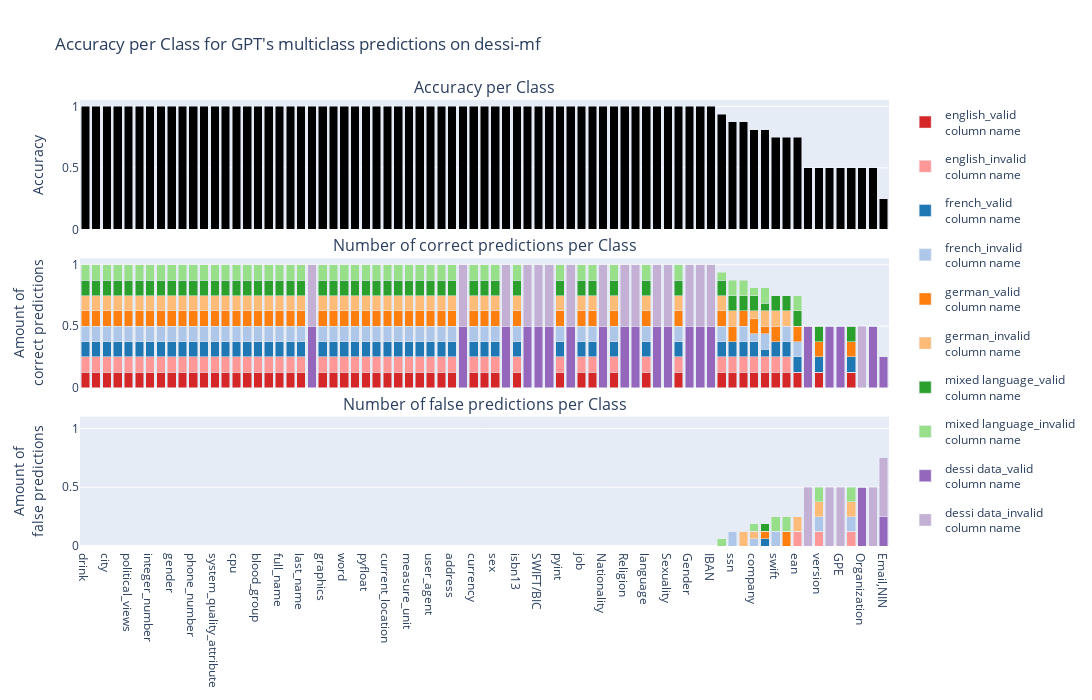
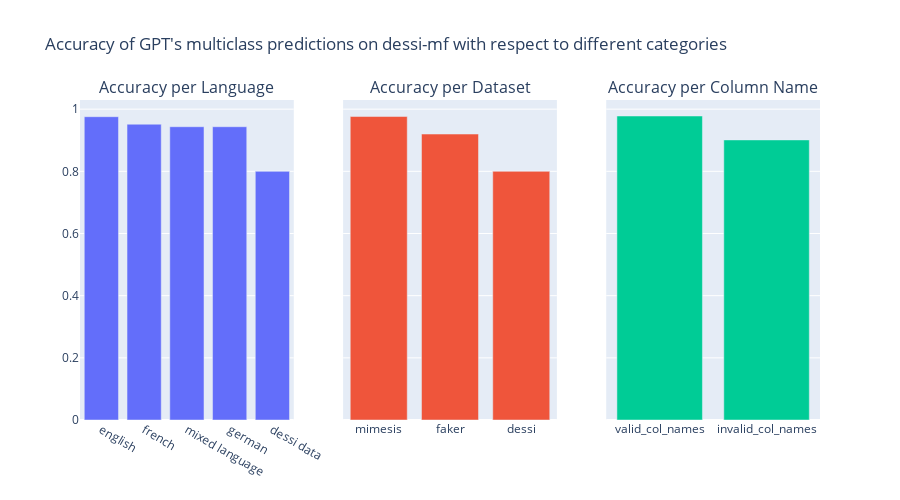

Notebook cell for these charts, in order:
### Markdown cell above
# Dessi-mf

### Code cell
print(f"Overall accuracy of GPT multiclass predictions on dessi-mf: {accuracy_score(results_own_dataset_multiclass['True Label'], results_own_dataset_multiclass['Prediction']):.3f}")
create_analysis_plot(results_own_dataset_multiclass, "multiclass predictions on dessi-mf")

### Figure 1 — Plotly figure (JSON) as saved in the notebook; plotly's stock layout.template omitted (floating-point values rounded to 4 significant figures)
{"data": [{"marker": {"color": "black"}, "showlegend": false, "type": "bar", "x": ["drink", "date", "city", "credit_card_provider", "political_views", "resolution", "integer_number", "dish", "gender", "iban", "phone_number", "phone_model", "system_quality_attribute", "worldview", "cpu", "answer", "blood_group", "occupation", "full_name", "blood_type", "last_name", "NIN", "graphics", "manufacturer", "word", "duration", "pyfloat", "nationality", "current_location", "programming_language", "measure_unit", "email", "user_agent", "academic_degree", "address", "Passport", "currency", "url", "sex", "CCN", "isbn13", "Phone_number", "SWIFT/BIC", "Date", "pyint", "Email", "job", "first_name", "Nationality", "title", "Religion", "Email,Phone_number", "language", "Race", "Sexuality", "isbn", "Gender", "Geolocation", "IBAN", "credit_card_number", "ssn", "float_number", "company", "color", "swift", "name", "ean", "Date,NIN", "version", "ID_Card", "GPE", "passport_number", "Organization", "NIN,Phone_number", "Email,NIN"], "y": [1, 1, 1, 1, 1, 1, 1, 1, 1, 1, 1, 1, 1, 1, 1, 1, 1, 1, 1, 1, 1, 1, 1, 1, 1, 1, 1, 1, 1, 1, 1, 1, 1, 1, 1, 1, 1, 1, 1, 1, 1, 1, 1, 1, 1, 1, 1, 1, 1, 1, 1, 1, 1, 1, 1, 1, 1, 1, 1, 0.9375, 0.875, 0.875, 0.8125, 0.8125, 0.75, 0.75, 0.75, 0.5, 0.5, 0.5, 0.5, 0.5, 0.5, 0.5, 0.25]}, {"legendgroup": "0", "marker": {"color": "#d62728"}, "name": "english_valid<br>column name", "showlegend": true, "type": "bar", "x": ["city", "resolution", "gender", "phone_number", "cpu", "political_views", "last_name", "duration", "pyfloat", "nationality", "programming_language", "user_agent", "academic_degree", "manufacturer", "company", "swift", "graphics", "dish", "isbn13", "phone_model", "sex", "email", "ssn", "system_quality_attribute", "title", "address", "integer_number", "measure_unit", "color", "full_name", "credit_card_number", "date", "float_number", "pyint", "current_location", "language", "job", "worldview", "first_name", "passport_number", "version", "blood_type", "word", "occupation", "drink", "blood_group", "ean", "currency", "name", "isbn", "answer", "iban", "url", "credit_card_provider"], "xaxis": "x2", "y": [0.125, 0.125, 0.125, 0.125, 0.125, 0.125, 0.125, 0.125, 0.125, 0.125, 0.125, 0.125, 0.125, 0.125, 0.125, 0.125, 0.125, 0.125, 0.125, 0.125, 0.125, 0.125, 0.125, 0.125, 0.125, 0.125, 0.125, 0.125, 0.125, 0.125, 0.125, 0.125, 0.125, 0.125, 0.125, 0.125, 0.125, 0.125, 0.125, 0.125, 0.125, 0.125, 0.125, 0.125, 0.125, 0.125, 0.125, 0.125, 0.125, 0.125, 0.125, 0.125, 0.125, 0.125], "yaxis": "y2"}, {"legendgroup": "1", "marker": {"color": "#ff9896"}, "name": "english_invalid<br>column name", "showlegend": true, "type": "bar", "x": ["city", "resolution", "gender", "phone_number", "cpu", "political_views", "last_name", "duration", "pyfloat", "nationality", "programming_language", "user_agent", "academic_degree", "manufacturer", "company", "swift", "graphics", "dish", "isbn13", "phone_model", "sex", "email", "ssn", "system_quality_attribute", "title", "address", "integer_number", "measure_unit", "color", "full_name", "credit_card_number", "date", "float_number", "pyint", "current_location", "language", "job", "worldview", "first_name", "passport_number", "version", "blood_type", "word", "occupation", "drink", "blood_group", "ean", "currency", "name", "isbn", "answer", "iban", "url", "credit_card_provider"], "xaxis": "x2", "y": [0.125, 0.125, 0.125, 0.125, 0.125, 0.125, 0.125, 0.125, 0.125, 0.125, 0.125, 0.125, 0.125, 0.125, 0.125, 0.125, 0.125, 0.125, 0.125, 0.125, 0.125, 0.125, 0.125, 0.125, 0.125, 0.125, 0.125, 0.125, 0.125, 0.125, 0.125, 0.125, 0.125, 0.125, 0.125, 0.125, 0.125, 0.125, 0.125, 0, 0, 0.125, 0.125, 0.125, 0.125, 0.125, 0, 0.125, 0.125, 0.125, 0.125, 0.125, 0.125, 0.125], "yaxis": "y2"}, {"legendgroup": "2", "marker": {"color": "#1f77b4"}, "name": "french_valid<br>column name", "showlegend": true, "type": "bar", "x": ["date", "dish", "iban", "credit_card_provider", "system_quality_attribute", "swift", "integer_number", "blood_group", "occupation", "credit_card_number", "manufacturer", "company", "version", "measure_unit", "duration", "address", "blood_type", "color", "pyfloat", "pyint", "email", "user_agent", "last_name", "phone_number", "resolution", "name", "programming_language", "full_name", "currency", "drink", "current_location", "float_number", "sex", "graphics", "first_name", "title", "nationality", "ean", "ssn", "academic_degree", "worldview", "passport_number", "job", "isbn", "isbn13", "cpu", "language", "answer", "phone_model", "gender", "word", "url", "city", "political_views"], "xaxis": "x2", "y": [0.125, 0.125, 0.125, 0.125, 0.125, 0.125, 0.125, 0.125, 0.125, 0.125, 0.125, 0.125, 0.125, 0.125, 0.125, 0.125, 0.125, 0.0625, 0.125, 0.125, 0.125, 0.125, 0.125, 0.125, 0.125, 0.125, 0.125, 0.125, 0.125, 0.125, 0.125, 0.125, 0.125, 0.125, 0.125, 0.125, 0.125, 0.125, 0.125, 0.125, 0.125, 0.125, 0.125, 0.125, 0.125, 0.125, 0.125, 0.125, 0.125, 0.125, 0.125, 0.125, 0.125, 0.125], "yaxis": "y2"}, {"legendgroup": "3", "marker": {"color": "#aec7e8"}, "name": "french_invalid<br>column name", "showlegend": true, "type": "bar", "x": ["date", "dish", "iban", "credit_card_provider", "system_quality_attribute", "swift", "integer_number", "blood_group", "occupation", "credit_card_number", "manufacturer", "company", "version", "measure_unit", "duration", "address", "blood_type", "color", "pyfloat", "pyint", "email", "user_agent", "last_name", "phone_number", "resolution", "name", "programming_language", "full_name", "currency", "drink", "current_location", "float_number", "sex", "graphics", "first_name", "title", "nationality", "ean", "ssn", "academic_degree", "worldview", "passport_number", "job", "isbn", "isbn13", "cpu", "language", "answer", "phone_model", "gender", "word", "url", "city", "political_views"], "xaxis": "x2", "y": [0.125, 0.125, 0.125, 0.125, 0.125, 0, 0.125, 0.125, 0.125, 0.125, 0.125, 0.0625, 0, 0.125, 0.125, 0.125, 0.125, 0.125, 0.125, 0.125, 0.125, 0.125, 0.125, 0.125, 0.125, 0.125, 0.125, 0.125, 0.125, 0.125, 0.125, 0.125, 0.125, 0.125, 0.125, 0.125, 0.125, 0.125, 0, 0.125, 0.125, 0, 0.125, 0.125, 0.125, 0.125, 0.125, 0.125, 0.125, 0.125, 0.125, 0.125, 0.125, 0.125], "yaxis": "y2"}, {"legendgroup": "4", "marker": {"color": "#ff7f0e"}, "name": "german_valid<br>column name", "showlegend": true, "type": "bar", "x": ["credit_card_provider", "political_views", "company", "phone_model", "worldview", "credit_card_number", "answer", "full_name", "phone_number", "name", "email", "dish", "date", "sex", "blood_group", "blood_type", "pyint", "pyfloat", "gender", "address", "job", "isbn13", "currency", "url", "city", "color", "ssn", "system_quality_attribute", "last_name", "graphics", "academic_degree", "swift", "cpu", "manufacturer", "language", "programming_language", "ean", "iban", "integer_number", "nationality", "occupation", "float_number", "word", "first_name", "version", "user_agent", "measure_unit", "current_location", "duration", "resolution", "isbn", "drink", "title", "passport_number"], "xaxis": "x2", "y": [0.125, 0.125, 0.125, 0.125, 0.125, 0.125, 0.125, 0.125, 0.125, 0, 0.125, 0.125, 0.125, 0.125, 0.125, 0.125, 0.125, 0.125, 0.125, 0.125, 0.125, 0.125, 0.125, 0.125, 0.125, 0.0625, 0.125, 0.125, 0.125, 0.125, 0.125, 0.125, 0.125, 0.125, 0.125, 0.125, 0.125, 0.125, 0.125, 0.125, 0.125, 0.125, 0.125, 0.125, 0.125, 0.125, 0.125, 0.125, 0.125, 0.125, 0.125, 0.125, 0.125, 0.125], "yaxis": "y2"}, {"legendgroup": "5", "marker": {"color": "#ffbb78"}, "name": "german_invalid<br>column name", "showlegend": true, "type": "bar", "x": ["credit_card_provider", "political_views", "company", "phone_model", "worldview", "credit_card_number", "answer", "full_name", "phone_number", "name", "email", "dish", "date", "sex", "blood_group", "blood_type", "pyint", "pyfloat", "gender", "address", "job", "isbn13", "currency", "url", "city", "color", "ssn", "system_quality_attribute", "last_name", "graphics", "academic_degree", "swift", "cpu", "manufacturer", "language", "programming_language", "ean", "iban", "integer_number", "nationality", "occupation", "float_number", "word", "first_name", "version", "user_agent", "measure_unit", "current_location", "duration", "resolution", "isbn", "drink", "title", "passport_number"], "xaxis": "x2", "y": [0.125, 0.125, 0.0625, 0.125, 0.125, 0.125, 0.125, 0.125, 0.125, 0.125, 0.125, 0.125, 0.125, 0.125, 0.125, 0.125, 0.125, 0.125, 0.125, 0.125, 0.125, 0.125, 0.125, 0.125, 0.125, 0.125, 0.125, 0.125, 0.125, 0.125, 0.125, 0.125, 0.125, 0.125, 0.125, 0.125, 0, 0.125, 0.125, 0.125, 0.125, 0, 0.125, 0.125, 0, 0.125, 0.125, 0.125, 0.125, 0.125, 0.125, 0.125, 0.125, 0], "yaxis": "y2"}, {"legendgroup": "6", "marker": {"color": "#2ca02c"}, "name": "mixed language_valid<br>column name", "showlegend": true, "type": "bar", "x": ["drink", "integer_number", "color", "blood_type", "last_name", "name", "graphics", "credit_card_provider", "word", "current_location", "resolution", "full_name", "currency", "worldview", "url", "nationality", "pyint", "measure_unit", "passport_number", "isbn13", "address", "phone_number", "pyfloat", "duration", "date", "first_name", "job", "user_agent", "blood_group", "phone_model", "title", "credit_card_number", "float_number", "ssn", "gender", "company", "dish", "system_quality_attribute", "ean", "manufacturer", "email", "iban", "version", "occupation", "programming_language", "language", "isbn", "swift", "cpu", "answer", "academic_degree", "city", "sex", "political_views"], "xaxis": "x2", "y": [0.125, 0.125, 0.0625, 0.125, 0.125, 0.125, 0.125, 0.125, 0.125, 0.125, 0.125, 0.125, 0.125, 0.125, 0.125, 0.125, 0.125, 0.125, 0.125, 0.125, 0.125, 0.125, 0.125, 0.125, 0.125, 0.125, 0.125, 0.125, 0.125, 0.125, 0.125, 0.125, 0.125, 0.125, 0.125, 0.125, 0.125, 0.125, 0.125, 0.125, 0.125, 0.125, 0.125, 0.125, 0.125, 0.125, 0.125, 0.125, 0.125, 0.125, 0.125, 0.125, 0.125, 0.125], "yaxis": "y2"}, {"legendgroup": "7", "marker": {"color": "#98df8a"}, "name": "mixed language_invalid<br>column name", "showlegend": true, "type": "bar", "x": ["drink", "integer_number", "color", "blood_type", "last_name", "name", "graphics", "credit_card_provider", "word", "current_location", "resolution", "full_name", "currency", "worldview", "url", "nationality", "pyint", "measure_unit", "passport_number", "isbn13", "address", "phone_number", "pyfloat", "duration", "date", "first_name", "job", "user_agent", "blood_group", "phone_model", "title", "credit_card_number", "float_number", "ssn", "gender", "company", "dish", "system_quality_attribute", "ean", "manufacturer", "email", "iban", "version", "occupation", "programming_language", "language", "isbn", "swift", "cpu", "answer", "academic_degree", "city", "sex", "political_views"], "xaxis": "x2", "y": [0.125, 0.125, 0.125, 0.125, 0.125, 0, 0.125, 0.125, 0.125, 0.125, 0.125, 0.125, 0.125, 0.125, 0.125, 0.125, 0.125, 0.125, 0, 0.125, 0.125, 0.125, 0.125, 0.125, 0.125, 0.125, 0.125, 0.125, 0.125, 0.125, 0.125, 0.0625, 0.125, 0.125, 0.125, 0.0625, 0.125, 0.125, 0.125, 0.125, 0.125, 0.125, 0, 0.125, 0.125, 0.125, 0.125, 0, 0.125, 0.125, 0.125, 0.125, 0.125, 0.125], "yaxis": "y2"}, {"legendgroup": "8", "marker": {"color": "#9467bd"}, "name": "dessi data_valid<br>column name", "showlegend": true, "type": "bar", "x": ["NIN", "Date,NIN", "ID_Card", "Passport", "GPE", "CCN", "Phone_number", "SWIFT/BIC", "Date", "Email", "Email,NIN", "Nationality", "Religion", "Email,Phone_number", "Organization", "NIN,Phone_number", "Race", "Sexuality", "Gender", "Geolocation", "IBAN"], "xaxis": "x2", "y": [0.5, 0.5, 0.5, 0.5, 0.5, 0.5, 0.5, 0.5, 0.5, 0.5, 0.25, 0.5, 0.5, 0.5, 0, 0.5, 0.5, 0.5, 0.5, 0.5, 0.5], "yaxis": "y2"}, {"legendgroup": "9", "marker": {"color": "#c5b0d5"}, "name": "dessi data_invalid<br>column name", "showlegend": true, "type": "bar", "x": ["NIN", "Date,NIN", "ID_Card", "Passport", "GPE", "CCN", "Phone_number", "SWIFT/BIC", "Date", "Email", "Email,NIN", "Nationality", "Religion", "Email,Phone_number", "Organization", "NIN,Phone_number", "Race", "Sexuality", "Gender", "Geolocation", "IBAN"], "xaxis": "x2", "y": [0.5, 0, 0, 0.5, 0, 0.5, 0.5, 0.5, 0.5, 0.5, 0, 0.5, 0.5, 0.5, 0.5, 0, 0.5, 0.5, 0.5, 0.5, 0.5], "yaxis": "y2"}, {"legendgroup": "0", "marker": {"color": "#d62728"}, "name": "english_valid<br>column name", "showlegend": false, "type": "bar", "x": ["city", "resolution", "gender", "phone_number", "cpu", "political_views", "last_name", "duration", "pyfloat", "nationality", "programming_language", "user_agent", "academic_degree", "manufacturer", "company", "swift", "graphics", "dish", "isbn13", "phone_model", "sex", "email", "ssn", "system_quality_attribute", "title", "address", "integer_number", "measure_unit", "color", "full_name", "credit_card_number", "date", "float_number", "pyint", "current_location", "language", "job", "worldview", "first_name", "passport_number", "version", "blood_type", "word", "occupation", "drink", "blood_group", "ean", "currency", "name", "isbn", "answer", "iban", "url", "credit_card_provider"], "xaxis": "x3", "y": [0, 0, 0, 0, 0, 0, 0, 0, 0, 0, 0, 0, 0, 0, 0, 0, 0, 0, 0, 0, 0, 0, 0, 0, 0, 0, 0, 0, 0, 0, 0, 0, 0, 0, 0, 0, 0, 0, 0, 0, 0, 0, 0, 0, 0, 0, 0, 0, 0, 0, 0, 0, 0, 0], "yaxis": "y3"}, {"legendgroup": "1", "marker": {"color": "#ff9896"}, "name": "english_invalid<br>column name", "showlegend": false, "type": "bar", "x": ["city", "resolution", "gender", "phone_number", "cpu", "political_views", "last_name", "duration", "pyfloat", "nationality", "programming_language", "user_agent", "academic_degree", "manufacturer", "company", "swift", "graphics", "dish", "isbn13", "phone_model", "sex", "email", "ssn", "system_quality_attribute", "title", "address", "integer_number", "measure_unit", "color", "full_name", "credit_card_number", "date", "float_number", "pyint", "current_location", "language", "job", "worldview", "first_name", "passport_number", "version", "blood_type", "word", "occupation", "drink", "blood_group", "ean", "currency", "name", "isbn", "answer", "iban", "url", "credit_card_provider"], "xaxis": "x3", "y": [0, 0, 0, 0, 0, 0, 0, 0, 0, 0, 0, 0, 0, 0, 0, 0, 0, 0, 0, 0, 0, 0, 0, 0, 0, 0, 0, 0, 0, 0, 0, 0, 0, 0, 0, 0, 0, 0, 0, 0.125, 0.125, 0, 0, 0, 0, 0, 0.125, 0, 0, 0, 0, 0, 0, 0], "yaxis": "y3"}, {"legendgroup": "2", "marker": {"color": "#1f77b4"}, "name": "french_valid<br>column name", "showlegend": false, "type": "bar", "x": ["date", "dish", "iban", "credit_card_provider", "system_quality_attribute", "swift", "integer_number", "blood_group", "occupation", "credit_card_number", "manufacturer", "company", "version", "measure_unit", "duration", "address", "blood_type", "color", "pyfloat", "pyint", "email", "user_agent", "last_name", "phone_number", "resolution", "name", "programming_language", "full_name", "currency", "drink", "current_location", "float_number", "sex", "graphics", "first_name", "title", "nationality", "ean", "ssn", "academic_degree", "worldview", "passport_number", "job", "isbn", "isbn13", "cpu", "language", "answer", "phone_model", "gender", "word", "url", "city", "political_views"], "xaxis": "x3", "y": [0, 0, 0, 0, 0, 0, 0, 0, 0, 0, 0, 0, 0, 0, 0, 0, 0, 0.0625, 0, 0, 0, 0, 0, 0, 0, 0, 0, 0, 0, 0, 0, 0, 0, 0, 0, 0, 0, 0, 0, 0, 0, 0, 0, 0, 0, 0, 0, 0, 0, 0, 0, 0, 0, 0], "yaxis": "y3"}, {"legendgroup": "3", "marker": {"color": "#aec7e8"}, "name": "french_invalid<br>column name", "showlegend": false, "type": "bar", "x": ["date", "dish", "iban", "credit_card_provider", "system_quality_attribute", "swift", "integer_number", "blood_group", "occupation", "credit_card_number", "manufacturer", "company", "version", "measure_unit", "duration", "address", "blood_type", "color", "pyfloat", "pyint", "email", "user_agent", "last_name", "phone_number", "resolution", "name", "programming_language", "full_name", "currency", "drink", "current_location", "float_number", "sex", "graphics", "first_name", "title", "nationality", "ean", "ssn", "academic_degree", "worldview", "passport_number", "job", "isbn", "isbn13", "cpu", "language", "answer", "phone_model", "gender", "word", "url", "city", "political_views"], "xaxis": "x3", "y": [0, 0, 0, 0, 0, 0.125, 0, 0, 0, 0, 0, 0.0625, 0.125, 0, 0, 0, 0, 0, 0, 0, 0, 0, 0, 0, 0, 0, 0, 0, 0, 0, 0, 0, 0, 0, 0, 0, 0, 0, 0.125, 0, 0, 0.125, 0, 0, 0, 0, 0, 0, 0, 0, 0, 0, 0, 0], "yaxis": "y3"}, {"legendgroup": "4", "marker": {"color": "#ff7f0e"}, "name": "german_valid<br>column name", "showlegend": false, "type": "bar", "x": ["credit_card_provider", "political_views", "company", "phone_model", "worldview", "credit_card_number", "answer", "full_name", "phone_number", "name", "email", "dish", "date", "sex", "blood_group", "blood_type", "pyint", "pyfloat", "gender", "address", "job", "isbn13", "currency", "url", "city", "color", "ssn", "system_quality_attribute", "last_name", "graphics", "academic_degree", "swift", "cpu", "manufacturer", "language", "programming_language", "ean", "iban", "integer_number", "nationality", "occupation", "float_number", "word", "first_name", "version", "user_agent", "measure_unit", "current_location", "duration", "resolution", "isbn", "drink", "title", "passport_number"], "xaxis": "x3", "y": [0, 0, 0, 0, 0, 0, 0, 0, 0, 0.125, 0, 0, 0, 0, 0, 0, 0, 0, 0, 0, 0, 0, 0, 0, 0, 0.0625, 0, 0, 0, 0, 0, 0, 0, 0, 0, 0, 0, 0, 0, 0, 0, 0, 0, 0, 0, 0, 0, 0, 0, 0, 0, 0, 0, 0], "yaxis": "y3"}, {"legendgroup": "5", "marker": {"color": "#ffbb78"}, "name": "german_invalid<br>column name", "showlegend": false, "type": "bar", "x": ["credit_card_provider", "political_views", "company", "phone_model", "worldview", "credit_card_number", "answer", "full_name", "phone_number", "name", "email", "dish", "date", "sex", "blood_group", "blood_type", "pyint", "pyfloat", "gender", "address", "job", "isbn13", "currency", "url", "city", "color", "ssn", "system_quality_attribute", "last_name", "graphics", "academic_degree", "swift", "cpu", "manufacturer", "language", "programming_language", "ean", "iban", "integer_number", "nationality", "occupation", "float_number", "word", "first_name", "version", "user_agent", "measure_unit", "current_location", "duration", "resolution", "isbn", "drink", "title", "passport_number"], "xaxis": "x3", "y": [0, 0, 0.0625, 0, 0, 0, 0, 0, 0, 0, 0, 0, 0, 0, 0, 0, 0, 0, 0, 0, 0, 0, 0, 0, 0, 0, 0, 0, 0, 0, 0, 0, 0, 0, 0, 0, 0.125, 0, 0, 0, 0, 0.125, 0, 0, 0.125, 0, 0, 0, 0, 0, 0, 0, 0, 0.125], "yaxis": "y3"}, {"legendgroup": "6", "marker": {"color": "#2ca02c"}, "name": "mixed language_valid<br>column name", "showlegend": false, "type": "bar", "x": ["drink", "integer_number", "color", "blood_type", "last_name", "name", "graphics", "credit_card_provider", "word", "current_location", "resolution", "full_name", "currency", "worldview", "url", "nationality", "pyint", "measure_unit", "passport_number", "isbn13", "address", "phone_number", "pyfloat", "duration", "date", "first_name", "job", "user_agent", "blood_group", "phone_model", "title", "credit_card_number", "float_number", "ssn", "gender", "company", "dish", "system_quality_attribute", "ean", "manufacturer", "email", "iban", "version", "occupation", "programming_language", "language", "isbn", "swift", "cpu", "answer", "academic_degree", "city", "sex", "political_views"], "xaxis": "x3", "y": [0, 0, 0.0625, 0, 0, 0, 0, 0, 0, 0, 0, 0, 0, 0, 0, 0, 0, 0, 0, 0, 0, 0, 0, 0, 0, 0, 0, 0, 0, 0, 0, 0, 0, 0, 0, 0, 0, 0, 0, 0, 0, 0, 0, 0, 0, 0, 0, 0, 0, 0, 0, 0, 0, 0], "yaxis": "y3"}, {"legendgroup": "7", "marker": {"color": "#98df8a"}, "name": "mixed language_invalid<br>column name", "showlegend": false, "type": "bar", "x": ["drink", "integer_number", "color", "blood_type", "last_name", "name", "graphics", "credit_card_provider", "word", "current_location", "resolution", "full_name", "currency", "worldview", "url", "nationality", "pyint", "measure_unit", "passport_number", "isbn13", "address", "phone_number", "pyfloat", "duration", "date", "first_name", "job", "user_agent", "blood_group", "phone_model", "title", "credit_card_number", "float_number", "ssn", "gender", "company", "dish", "system_quality_attribute", "ean", "manufacturer", "email", "iban", "version", "occupation", "programming_language", "language", "isbn", "swift", "cpu", "answer", "academic_degree", "city", "sex", "political_views"], "xaxis": "x3", "y": [0, 0, 0, 0, 0, 0.125, 0, 0, 0, 0, 0, 0, 0, 0, 0, 0, 0, 0, 0.125, 0, 0, 0, 0, 0, 0, 0, 0, 0, 0, 0, 0, 0.0625, 0, 0, 0, 0.0625, 0, 0, 0, 0, 0, 0, 0.125, 0, 0, 0, 0, 0.125, 0, 0, 0, 0, 0, 0], "yaxis": "y3"}, {"legendgroup": "8", "marker": {"color": "#9467bd"}, "name": "dessi data_valid<br>column name", "showlegend": false, "type": "bar", "x": ["NIN", "Date,NIN", "ID_Card", "Passport", "GPE", "CCN", "Phone_number", "SWIFT/BIC", "Date", "Email", "Email,NIN", "Nationality", "Religion", "Email,Phone_number", "Organization", "NIN,Phone_number", "Race", "Sexuality", "Gender", "Geolocation", "IBAN"], "xaxis": "x3", "y": [0, 0, 0, 0, 0, 0, 0, 0, 0, 0, 0.25, 0, 0, 0, 0.5, 0, 0, 0, 0, 0, 0], "yaxis": "y3"}, {"legendgroup": "9", "marker": {"color": "#c5b0d5"}, "name": "dessi data_invalid<br>column name", "showlegend": false, "type": "bar", "x": ["NIN", "Date,NIN", "ID_Card", "Passport", "GPE", "CCN", "Phone_number", "SWIFT/BIC", "Date", "Email", "Email,NIN", "Nationality", "Religion", "Email,Phone_number", "Organization", "NIN,Phone_number", "Race", "Sexuality", "Gender", "Geolocation", "IBAN"], "xaxis": "x3", "y": [0, 0.5, 0.5, 0, 0.5, 0, 0, 0, 0, 0, 0.5, 0, 0, 0, 0, 0.5, 0, 0, 0, 0, 0], "yaxis": "y3"}], "layout": {"annotations": [{"font": {"size": 16}, "showarrow": false, "text": "Accuracy per Class", "x": 0.5, "xanchor": "center", "xref": "paper", "y": 1, "yanchor": "bottom", "yref": "paper"}, {"font": {"size": 16}, "showarrow": false, "text": "Number of correct predictions per Class", "x": 0.5, "xanchor": "center", "xref": "paper", "y": 0.645, "yanchor": "bottom", "yref": "paper"}, {"font": {"size": 16}, "showarrow": false, "text": "Number of false predictions per Class", "x": 0.5, "xanchor": "center", "xref": "paper", "y": 0.29, "yanchor": "bottom", "yref": "paper"}], "barmode": "stack", "height": 700, "title": {"text": "Accuracy per Class for GPT's multiclass predictions on dessi-mf"}, "width": 1500, "xaxis": {"anchor": "y", "domain": [0, 1], "matches": "x3", "showticklabels": false}, "xaxis2": {"anchor": "y2", "domain": [0, 1], "matches": "x3", "showticklabels": false}, "xaxis3": {"anchor": "y3", "domain": [0, 1]}, "yaxis": {"anchor": "x", "domain": [0.71, 1], "title": {"text": "Accuracy"}}, "yaxis2": {"anchor": "x2", "domain": [0.355, 0.645], "title": {"text": "Amount of<br>correct predictions"}}, "yaxis3": {"anchor": "x3", "domain": [0, 0.29], "range": [0, 1.1], "title": {"text": "Amount of<br>false predictions"}}}}

### Figure 2 — Plotly figure (JSON) as saved in the notebook; plotly's stock layout.template omitted (floating-point values rounded to 4 significant figures)
{"data": [{"showlegend": false, "type": "bar", "x": ["english", "french", "mixed language", "german", "dessi data"], "xaxis": "x", "y": [0.9758, 0.9516, 0.9435, 0.9435, 0.8], "yaxis": "y"}, {"showlegend": false, "type": "bar", "x": ["mimesis", "faker", "dessi"], "xaxis": "x2", "y": [0.9764, 0.92, 0.8], "yaxis": "y2"}, {"showlegend": false, "type": "bar", "x": ["valid_col_names", "invalid_col_names"], "xaxis": "x3", "y": [0.978, 0.9011], "yaxis": "y3"}], "layout": {"annotations": [{"font": {"size": 16}, "showarrow": false, "text": "Accuracy per Language", "x": 0.1444, "xanchor": "center", "xref": "paper", "y": 1, "yanchor": "bottom", "yref": "paper"}, {"font": {"size": 16}, "showarrow": false, "text": "Accuracy per Dataset", "x": 0.5, "xanchor": "center", "xref": "paper", "y": 1, "yanchor": "bottom", "yref": "paper"}, {"font": {"size": 16}, "showarrow": false, "text": "Accuracy per Column Name", "x": 0.8556, "xanchor": "center", "xref": "paper", "y": 1, "yanchor": "bottom", "yref": "paper"}], "height": 500, "title": {"text": "Accuracy of GPT's multiclass predictions on dessi-mf with respect to different categories"}, "width": 900, "xaxis": {"anchor": "y", "domain": [0, 0.2889]}, "xaxis2": {"anchor": "y2", "domain": [0.3556, 0.6444]}, "xaxis3": {"anchor": "y3", "domain": [0.7111, 1]}, "yaxis": {"anchor": "x", "domain": [0, 1]}, "yaxis2": {"anchor": "x2", "domain": [0, 1], "matches": "y", "showticklabels": false}, "yaxis3": {"anchor": "x3", "domain": [0, 1], "matches": "y", "showticklabels": false}}}
